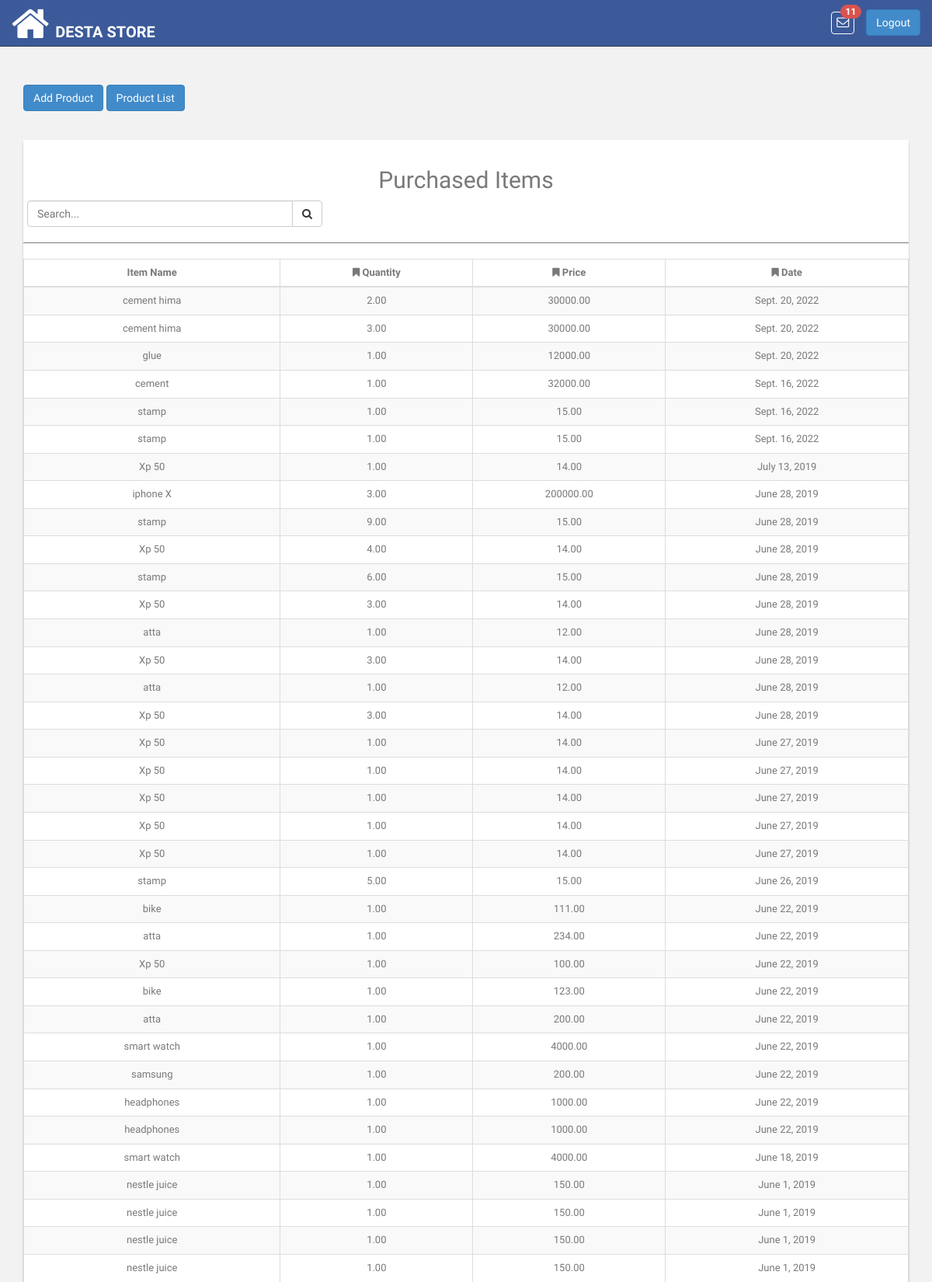
Page /product/items/purchased/ (signed in, upper part) on the committed database.
### pis_retailer/models.py (models this page shows, shortened)
class RetailerUser(models.Model):
    ROLE_TYPE_OWNER = 'owner'
    ROLE_TYPE_DATA_ENTRY_USER = 'data_entry_user'
    ROLE_TYPE_SALESMAN = 'salesman'
    ROLE_TYPE_VIEW_ACCOUNT = 'account_viewer'
    ROLE_TYPE_LEDGER_VIEW = 'ledger_viewer'
    ROLE_TYPES = (
        (ROLE_TYPE_OWNER, 'Owner'),
        (ROLE_TYPE_DATA_ENTRY_USER, 'Data Entry User'),
        (ROLE_TYPE_SALESMAN, 'Salesman'),
        (ROLE_TYPE_VIEW_ACCOUNT, 'Account Viewer'),
        (ROLE_TYPE_LEDGER_VIEW, 'Ledger Viewer'),
    )
    user = models.OneToOneField(User, related_name='retailer_user',on_delete=models.CASCADE)
    retailer = models.ForeignKey(Retailer, related_name='u_retailer',on_delete=models.CASCADE)
    role_type = models.CharField(
        max_length=100, choices=ROLE_TYPES, default=ROLE_TYPE_OWNER
    )

class Retailer(DatedModel):
    name = models.CharField(max_length=100)
    slug = models.SlugField(blank=False)
    package = models.CharField(max_length=200, null=True, blank=True)
    package_price = models.CharField(max_length=200, null=True, blank=True)
    package_expiry = models.DateField(blank=True, null=True)
    logo = models.ImageField(
        upload_to='images/retailer/logo/', max_length=1024,
        blank=True, null=True
    )

### pis_product/models.py (models this page shows, shortened)
class PurchasedProduct(DatedModel):
    product = models.ForeignKey(
        Product, related_name='purchased_product',on_delete=models.CASCADE
    )
    invoice = models.ForeignKey(
        'pis_sales.SalesHistory', related_name='purchased_invoice',
        blank=True, null=True,on_delete=models.CASCADE
    )
    quantity = models.DecimalField(
        max_digits=65, decimal_places=2, default=1, blank=True, null=True
    )
    price = models.DecimalField(
        max_digits=65, decimal_places=2, default=0, blank=True, null=True
    )
    discount_percentage = models.DecimalField(
        max_digits=65, decimal_places=2, default=0, blank=True, null=True
    )
    purchase_amount = models.DecimalField(
        max_digits=65, decimal_places=2, default=0, blank=True, null=True
    )

class Product(models.Model):
    UNIT_TYPE_KG = 'Kilogram'
    UNIT_TYPE_GRAM = 'Gram'
    UNIT_TYPE_LITRE = 'Litre'
    UNIT_TYPE_QUANTITY = 'Quantity'
    UNIT_TYPES = (
        (UNIT_TYPE_KG, 'Kilogram'),
        (UNIT_TYPE_GRAM, 'Gram'),
        (UNIT_TYPE_LITRE, 'Litre'),
        (UNIT_TYPE_QUANTITY, 'Quantity'),
    )
    unit_type = models.CharField(
        choices=UNIT_TYPES, default=UNIT_TYPE_QUANTITY,
        blank=True, null=True, max_length=200
    )
    name = models.CharField(max_length=100, unique=True)
    brand_name = models.CharField(max_length=200, blank=True, null=True)
    retailer = models.ForeignKey(
        'pis_retailer.Retailer',
        related_name='retailer_product',on_delete=models.CASCADE
    )
    bar_code = models.CharField(max_length=13, unique=True, blank=True,
                                null=True)
    def product_available_items(self):
        try:
            obj_stock_in = self.stockin_product.aggregate(Sum('quantity'))
            stock_in = float(obj_stock_in.get('quantity__sum'))
        except:
            stock_in = 0
        try:
            obj_stock_out = self.stockout_product.aggregate(
                Sum('stock_out_quantity'))
            stock_out = float(obj_stock_out.get('stock_out_quantity__sum'))
        except:
            stock_out = 0
        return  stock_in - stock_out

### pis_product/views.py (the view)
class PurchasedItems(TemplateView):
    template_name = 'products/purchased_items.html'
    def dispatch(self, request, *args, **kwargs):
        if not self.request.user.is_authenticated:
            return HttpResponseRedirect(reverse('login'))
        return super(PurchasedItems, self).dispatch(request, *args, **kwargs)
    def get_context_data(self, **kwargs):
        context = super(PurchasedItems, self).get_context_data(**kwargs)
        purchased_product = PurchasedProduct.objects.filter(
            product__retailer=self.request.user.retailer_user.retailer
        ).order_by('-created_at')
        context.update({
            'purchased_products': purchased_product
        })
        return context

### pis_com/templatetags/template_tags.py (called while the page is built)
@register.simple_tag
def product_notifications(retailer_id):
    return Product.objects.filter(retailer__id=retailer_id)

### templates/products/purchased_items.html (shortened to what this page needs)
{% extends 'base.html' %}
{% block content %}
    <div class="col-md-12">
        <br>
        <a href="{% url 'product:add_product' retailer_id=request.user.retailer_user.retailer.id %}"><button type="button" id="add-product" class="btn btn-primary"  id="load" data-loading-text="<i class='fa fa-circle-o-notch fa-spin'></i>Processing">Add Product </button></a>
        <a href="{% url 'product:stock_items_list' %}"><button type="button" id="back-product" class="btn btn-primary"  id="load" data-loading-text="<i class='fa fa-circle-o-notch fa-spin'></i>Processing">Product List</button></a>
        <br><br><br>
        <div class="content-panel table-responsive">
            <table class="table table-striped table-advance table-hover purchased-table table-bordered">
                <h2 class="text-center">Purchased Items</h2>
                <div class="input-group custom-search-form col-md-4" style="left: 5px">
                    <input type="text" class="form-control search-purchased" placeholder="Search...">
                    <span class="input-group-btn">
                            <button class="btn btn-default" type="button">
                                <i class="fa fa-search"></i>
                            </button>
                        </span>
                </div>
                <hr>
                <thead>
                <tr>
                    <th class="text-center"> Item Name</th>
                    <th class="text-center"><i class="fa fa-bookmark"></i> Quantity</th>
                    <th class="text-center"><i class="fa fa-bookmark"></i> Price</th>
                    <th class="text-center"><i class=" fa fa-bookmark"></i> Date</th>
                </tr>
                </thead>
                <tbody class="purchased-table-body text-center">
                {% for purchased_product in purchased_products %}
                    <tr>
                        <td>{{ purchased_product.product.name}}</td>
                        <td>{{ purchased_product.quantity }}</td>
                        <td>{{ purchased_product.price }}</td>
                        <td>{{ purchased_product.created_at|date }}</td>
                    </tr>
                {% endfor %}
                </tbody>
            </table>
        </div>
    </div>
{% endblock %}

### templates/base.html (shortened to what this page needs)
<!DOCTYPE html>
<html lang="en" xmlns="http://www.w3.org/1999/html">
{% load static %}
{% load template_tags %}
<head>
    <link href="{% static 'css/bootstrap.css' %}" rel="stylesheet">
    <link href="{% static 'font-awesome/css/font-awesome.css' %}" rel="stylesheet" />
    <link rel="stylesheet" type="text/css" href="{% static 'css/zabuto_calendar.css' %}">
    <link rel="stylesheet" type="text/css" href="{% static 'js/gritter/css/jquery.gritter.css' %}" />
    <link rel="stylesheet" type="text/css" href="{% static 'lineicons/style.css' %}">
    <link href="{% static 'css/style.css' %}" rel="stylesheet">
    <link href="{% static 'css/style-responsive.css' %}" rel="stylesheet">
    <link href="{% static 'css/profileImage.css' %}" rel="stylesheet" type="text/css"/>
    <link href="{% static 'css/sweetalert2.min.css' %}" rel="stylesheet" />
</head>
<body>
<section id="container" >
    <header class="header black-bg">
        <a href="{% url 'index' %}" class="home_icon" style="float:left"><i class="fa fa-home fa-4x" aria-hidden="true"></i></a>
        <a href="{% url 'index' %}" class="logo"><b>{{ request.user.retailer_user.retailer.name }}</b></a>
        <div class="right_div">
            <div class="nav notify-row" id="top_menu">
                {% product_notifications retailer_id=request.user.retailer_user.retailer.id as p_n %}
                <ul class="nav top-menu">
                    <li id="header_inbox_bar" class="dropdown">
                        <a data-toggle="dropdown" class="dropdown-toggle msg" href="index.html#">
                            <i class="fa fa-envelope-o"></i> <span class="badge badge-danger notification_count" style="background: #d9534f"></span>
                        </a>
                    </li>
                </ul>
            </div>
            <div class="top-menu">
                <a tabindex="logout" class="btn btn-primary" href="{% url 'logout' %}" style="margin-top: 12px;">Logout</a>
            </div>
        </div>
    </header>
    <section class="wrapper">
        {% block content %}{% endblock %}
    </section>
</section>
</body>
</html>

### app_static/css/style.css (style rules this page uses)
body { color: #797979; background: #f2f2f2; font-family: 'Ruda', sans-serif; padding: 0px !important; margin: 0px !important; font-size:13px; }
ul li { list-style: none; }
a, a:hover, a:focus { text-decoration: none; outline: none; }
#container { width: 100%; height: 100%; }
hr { margin-top: 20px; margin-bottom: 20px; border: 0; border-top: 1px solid #797979; }
.header, .footer { min-height: 60px; padding: 0 15px; }
.header { position: fixed; left: 0; right: 0; z-index: 1002; }
.black-bg { background: #3C5A99; border-bottom: 1px solid #2B3D4A; }
.wrapper { display: inline-block; margin-top: 90px; padding-left: 15px; padding-right: 15px; padding-bottom: 15px; padding-top: 0px; width: 100%; }
a.logo { font-size: 20px; color: #ffffff; float: left; margin-top: 27px; text-transform: uppercase; }
a.logo b { font-weight: 900; }
#top_menu .nav > li, ul.top-menu > li { float: left; }
.notify-row { float: left; margin-top: 15px; margin-left: 92px; }
ul.top-menu > li > a { color: #666666; font-size: 16px; border-radius: 4px; -webkit-border-radius: 4px; border:1px solid #68dff0; padding: 2px 6px; margin-right: 15px; }
.notify-row .badge { position: absolute; right: -10px; top: -10px; z-index: 100; }
.content-panel { background: #ffffff; box-shadow: 0px 3px 2px #aab2bd; padding-top: 15px; padding-bottom: 5px; }

### templates/base.html (style rules this page uses)
.msg { color: #fff !important; border:none !important; border: 1px solid #fff !important; }
.right_div { float:right; }
.notify-row { margin-left: -45px !important; }
.home_icon { float:left; color:#fff; margin-right:8px; margin-top:5px; }

### rows in the picture
PurchasedProduct: product.name "cement hima", quantity "2.00", price "30000.00", created_at "Sept. 20, 2022"
PurchasedProduct: product.name "cement hima", quantity "3.00", price "30000.00", created_at "Sept. 20, 2022"
PurchasedProduct: product.name "glue", quantity "1.00", price "12000.00", created_at "Sept. 20, 2022"
PurchasedProduct: product.name "cement", quantity "1.00", price "32000.00", created_at "Sept. 16, 2022"
PurchasedProduct: product.name "stamp", quantity "1.00", price "15.00", created_at "Sept. 16, 2022"
PurchasedProduct: product.name "stamp", quantity "1.00", price "15.00", created_at "Sept. 16, 2022"
PurchasedProduct: product.name "Xp 50", quantity "1.00", price "14.00", created_at "July 13, 2019"
PurchasedProduct: product.name "iphone X", quantity "3.00", price "200000.00", created_at "June 28, 2019"
PurchasedProduct: product.name "stamp", quantity "9.00", price "15.00", created_at "June 28, 2019"
PurchasedProduct: product.name "Xp 50", quantity "4.00", price "14.00", created_at "June 28, 2019"
PurchasedProduct: product.name "stamp", quantity "6.00", price "15.00", created_at "June 28, 2019"
PurchasedProduct: product.name "Xp 50", quantity "3.00", price "14.00", created_at "June 28, 2019"
PurchasedProduct: product.name "atta", quantity "1.00", price "12.00", created_at "June 28, 2019"
PurchasedProduct: product.name "Xp 50", quantity "3.00", price "14.00", created_at "June 28, 2019"
PurchasedProduct: product.name "atta", quantity "1.00", price "12.00", created_at "June 28, 2019"
PurchasedProduct: product.name "Xp 50", quantity "3.00", price "14.00", created_at "June 28, 2019"
PurchasedProduct: product.name "Xp 50", quantity "1.00", price "14.00", created_at "June 27, 2019"
PurchasedProduct: product.name "Xp 50", quantity "1.00", price "14.00", created_at "June 27, 2019"
PurchasedProduct: product.name "Xp 50", quantity "1.00", price "14.00", created_at "June 27, 2019"
PurchasedProduct: product.name "Xp 50", quantity "1.00", price "14.00", created_at "June 27, 2019"
PurchasedProduct: product.name "Xp 50", quantity "1.00", price "14.00", created_at "June 27, 2019"
PurchasedProduct: product.name "stamp", quantity "5.00", price "15.00", created_at "June 26, 2019"
PurchasedProduct: product.name "bike", quantity "1.00", price "111.00", created_at "June 22, 2019"
PurchasedProduct: product.name "atta", quantity "1.00", price "234.00", created_at "June 22, 2019"
PurchasedProduct: product.name "Xp 50", quantity "1.00", price "100.00", created_at "June 22, 2019"
PurchasedProduct: product.name "bike", quantity "1.00", price "123.00", created_at "June 22, 2019"
PurchasedProduct: product.name "atta", quantity "1.00", price "200.00", created_at "June 22, 2019"
PurchasedProduct: product.name "smart watch", quantity "1.00", price "4000.00", created_at "June 22, 2019"
PurchasedProduct: product.name "samsung", quantity "1.00", price "200.00", created_at "June 22, 2019"
PurchasedProduct: product.name "headphones", quantity "1.00", price "1000.00", created_at "June 22, 2019"
PurchasedProduct: product.name "headphones", quantity "1.00", price "1000.00", created_at "June 22, 2019"
PurchasedProduct: product.name "smart watch", quantity "1.00", price "4000.00", created_at "June 18, 2019"
PurchasedProduct: product.name "nestle juice", quantity "1.00", price "150.00", created_at "June 1, 2019"
PurchasedProduct: product.name "nestle juice", quantity "1.00", price "150.00", created_at "June 1, 2019"
PurchasedProduct: product.name "nestle juice", quantity "1.00", price "150.00", created_at "June 1, 2019"
PurchasedProduct: product.name "nestle juice", quantity "1.00", price "150.00", created_at "June 1, 2019"

### other values in the picture
{{ request.user.retailer_user.retailer.name }} "DESTA STORE"
